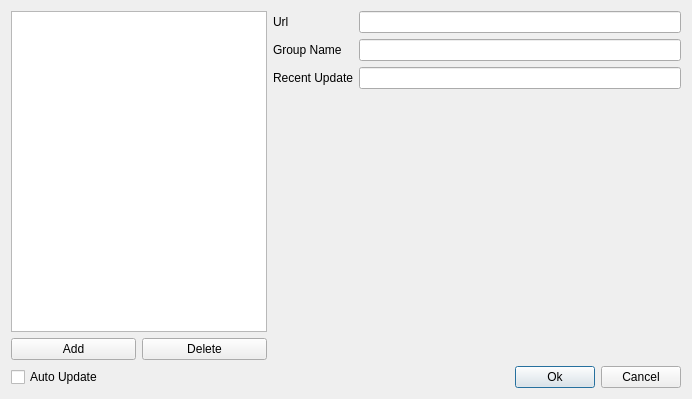
<?xml version="1.0" encoding="UTF-8"?>
<ui version="4.0">
 <class>SubscribeDialog</class>
 <widget class="QDialog" name="SubscribeDialog">
  <property name="geometry">
   <rect>
    <x>0</x>
    <y>0</y>
    <width>692</width>
    <height>399</height>
   </rect>
  </property>
  <property name="windowTitle">
   <string>Subscribe Settings</string>
  </property>
  <layout class="QFormLayout" name="formLayout_2">
   <item row="0" column="1">
    <layout class="QFormLayout" name="formLayout">
     <item row="0" column="0">
      <widget class="QLabel" name="label">
       <property name="text">
        <string>Url</string>
       </property>
      </widget>
     </item>
     <item row="1" column="0">
      <widget class="QLabel" name="label_2">
       <property name="text">
        <string>Group Name</string>
       </property>
      </widget>
     </item>
     <item row="2" column="0">
      <widget class="QLabel" name="label_3">
       <property name="text">
        <string>Recent Update</string>
       </property>
      </widget>
     </item>
     <item row="0" column="1">
      <widget class="QLineEdit" name="urlLineEdit"/>
     </item>
     <item row="1" column="1">
      <widget class="QLineEdit" name="groupNameLineEdit"/>
     </item>
     <item row="2" column="1">
      <widget class="QLineEdit" name="recentUpdateLineEdit">
       <property name="readOnly">
        <bool>true</bool>
       </property>
      </widget>
     </item>
    </layout>
   </item>
   <item row="1" column="0" colspan="2">
    <layout class="QHBoxLayout" name="horizontalLayout_2">
     <item>
      <widget class="QCheckBox" name="autoUpdateCheckBox">
       <property name="text">
        <string>Auto Update</string>
       </property>
      </widget>
     </item>
     <item>
      <spacer name="horizontalSpacer">
       <property name="orientation">
        <enum>Qt::Horizontal</enum>
       </property>
       <property name="sizeHint" stdset="0">
        <size>
         <width>40</width>
         <height>20</height>
        </size>
       </property>
      </spacer>
     </item>
     <item>
      <widget class="QPushButton" name="confirmButton">
       <property name="text">
        <string>Ok</string>
       </property>
      </widget>
     </item>
     <item>
      <widget class="QPushButton" name="cancelButton">
       <property name="text">
        <string>Cancel</string>
       </property>
      </widget>
     </item>
    </layout>
   </item>
   <item row="0" column="0">
    <layout class="QVBoxLayout" name="verticalLayout">
     <item>
      <widget class="QListView" name="listView"/>
     </item>
     <item>
      <layout class="QHBoxLayout" name="horizontalLayout">
       <item>
        <widget class="QPushButton" name="addButton">
         <property name="text">
          <string>Add</string>
         </property>
        </widget>
       </item>
       <item>
        <widget class="QPushButton" name="deleteButton">
         <property name="text">
          <string>Delete</string>
         </property>
        </widget>
       </item>
      </layout>
     </item>
    </layout>
   </item>
  </layout>
 </widget>
 <resources/>
 <connections>
  <connection>
   <sender>cancelButton</sender>
   <signal>clicked()</signal>
   <receiver>SubscribeDialog</receiver>
   <slot>reject()</slot>
   <hints>
    <hint type="sourcelabel">
     <x>555</x>
     <y>376</y>
    </hint>
    <hint type="destinationlabel">
     <x>345</x>
     <y>199</y>
    </hint>
   </hints>
  </connection>
 </connections>
</ui>
